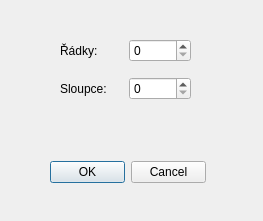
<?xml version="1.0" encoding="UTF-8"?>
<ui version="4.0">
 <class>Dialog</class>
 <widget class="QDialog" name="Dialog">
  <property name="geometry">
   <rect>
    <x>0</x>
    <y>0</y>
    <width>263</width>
    <height>221</height>
   </rect>
  </property>
  <property name="windowTitle">
   <string>Dialog</string>
  </property>
  <widget class="QDialogButtonBox" name="buttonBox">
   <property name="geometry">
    <rect>
     <x>50</x>
     <y>160</y>
     <width>156</width>
     <height>24</height>
    </rect>
   </property>
   <property name="orientation">
    <enum>Qt::Horizontal</enum>
   </property>
   <property name="standardButtons">
    <set>QDialogButtonBox::Cancel|QDialogButtonBox::Ok</set>
   </property>
  </widget>
  <widget class="QWidget" name="">
   <property name="geometry">
    <rect>
     <x>60</x>
     <y>30</y>
     <width>131</width>
     <height>81</height>
    </rect>
   </property>
   <layout class="QVBoxLayout" name="verticalLayout">
    <item>
     <layout class="QHBoxLayout" name="horizontalLayout_3">
      <item>
       <widget class="QLabel" name="label">
        <property name="text">
         <string>Řádky:</string>
        </property>
       </widget>
      </item>
      <item>
       <widget class="QSpinBox" name="sp_rows"/>
      </item>
     </layout>
    </item>
    <item>
     <layout class="QHBoxLayout" name="horizontalLayout_2">
      <item>
       <widget class="QLabel" name="label_2">
        <property name="text">
         <string>Sloupce:</string>
        </property>
       </widget>
      </item>
      <item>
       <widget class="QSpinBox" name="sp_cols"/>
      </item>
     </layout>
    </item>
   </layout>
  </widget>
 </widget>
 <resources/>
 <connections>
  <connection>
   <sender>buttonBox</sender>
   <signal>accepted()</signal>
   <receiver>Dialog</receiver>
   <slot>accept()</slot>
   <hints>
    <hint type="sourcelabel">
     <x>248</x>
     <y>254</y>
    </hint>
    <hint type="destinationlabel">
     <x>157</x>
     <y>274</y>
    </hint>
   </hints>
  </connection>
  <connection>
   <sender>buttonBox</sender>
   <signal>rejected()</signal>
   <receiver>Dialog</receiver>
   <slot>reject()</slot>
   <hints>
    <hint type="sourcelabel">
     <x>316</x>
     <y>260</y>
    </hint>
    <hint type="destinationlabel">
     <x>286</x>
     <y>274</y>
    </hint>
   </hints>
  </connection>
 </connections>
</ui>
